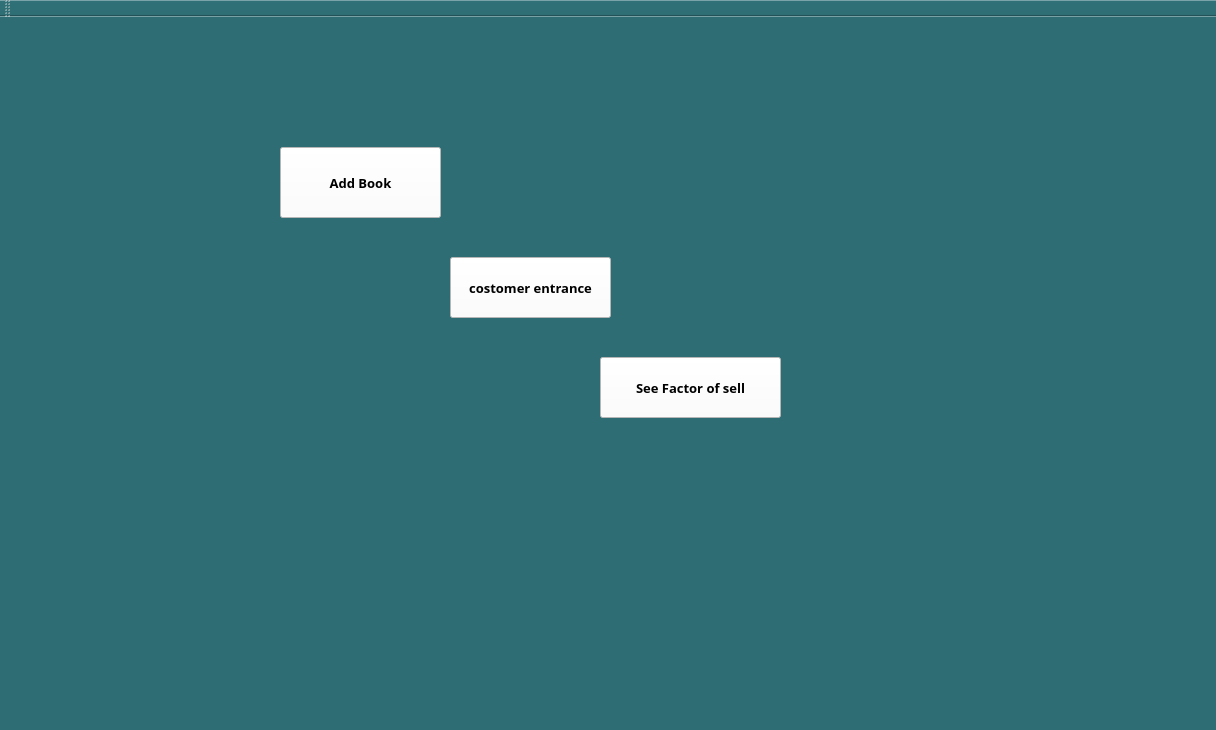
<?xml version="1.0" encoding="UTF-8"?>
<ui version="4.0">
 <class>MainWindow</class>
 <widget class="QMainWindow" name="MainWindow">
  <property name="geometry">
   <rect>
    <x>0</x>
    <y>0</y>
    <width>1216</width>
    <height>730</height>
   </rect>
  </property>
  <property name="windowTitle">
   <string>MainWindow</string>
  </property>
  <property name="styleSheet">
   <string notr="true">background-color: rgb(46, 109, 116);




</string>
  </property>
  <widget class="QWidget" name="centralWidget">
   <widget class="QPushButton" name="pushButton">
    <property name="geometry">
     <rect>
      <x>450</x>
      <y>240</y>
      <width>161</width>
      <height>61</height>
     </rect>
    </property>
    <property name="palette">
     <palette>
      <active>
       <colorrole role="WindowText">
        <brush brushstyle="SolidPattern">
         <color alpha="255">
          <red>0</red>
          <green>0</green>
          <blue>0</blue>
         </color>
        </brush>
       </colorrole>
       <colorrole role="Button">
        <brush brushstyle="SolidPattern">
         <color alpha="255">
          <red>255</red>
          <green>255</green>
          <blue>255</blue>
         </color>
        </brush>
       </colorrole>
       <colorrole role="Text">
        <brush brushstyle="SolidPattern">
         <color alpha="255">
          <red>0</red>
          <green>0</green>
          <blue>0</blue>
         </color>
        </brush>
       </colorrole>
       <colorrole role="ButtonText">
        <brush brushstyle="SolidPattern">
         <color alpha="255">
          <red>0</red>
          <green>0</green>
          <blue>0</blue>
         </color>
        </brush>
       </colorrole>
       <colorrole role="Base">
        <brush brushstyle="SolidPattern">
         <color alpha="255">
          <red>255</red>
          <green>255</green>
          <blue>255</blue>
         </color>
        </brush>
       </colorrole>
       <colorrole role="Window">
        <brush brushstyle="SolidPattern">
         <color alpha="255">
          <red>255</red>
          <green>255</green>
          <blue>255</blue>
         </color>
        </brush>
       </colorrole>
      </active>
      <inactive>
       <colorrole role="WindowText">
        <brush brushstyle="SolidPattern">
         <color alpha="255">
          <red>0</red>
          <green>0</green>
          <blue>0</blue>
         </color>
        </brush>
       </colorrole>
       <colorrole role="Button">
        <brush brushstyle="SolidPattern">
         <color alpha="255">
          <red>255</red>
          <green>255</green>
          <blue>255</blue>
         </color>
        </brush>
       </colorrole>
       <colorrole role="Text">
        <brush brushstyle="SolidPattern">
         <color alpha="255">
          <red>0</red>
          <green>0</green>
          <blue>0</blue>
         </color>
        </brush>
       </colorrole>
       <colorrole role="ButtonText">
        <brush brushstyle="SolidPattern">
         <color alpha="255">
          <red>0</red>
          <green>0</green>
          <blue>0</blue>
         </color>
        </brush>
       </colorrole>
       <colorrole role="Base">
        <brush brushstyle="SolidPattern">
         <color alpha="255">
          <red>255</red>
          <green>255</green>
          <blue>255</blue>
         </color>
        </brush>
       </colorrole>
       <colorrole role="Window">
        <brush brushstyle="SolidPattern">
         <color alpha="255">
          <red>255</red>
          <green>255</green>
          <blue>255</blue>
         </color>
        </brush>
       </colorrole>
      </inactive>
      <disabled>
       <colorrole role="WindowText">
        <brush brushstyle="SolidPattern">
         <color alpha="255">
          <red>0</red>
          <green>0</green>
          <blue>0</blue>
         </color>
        </brush>
       </colorrole>
       <colorrole role="Button">
        <brush brushstyle="SolidPattern">
         <color alpha="255">
          <red>255</red>
          <green>255</green>
          <blue>255</blue>
         </color>
        </brush>
       </colorrole>
       <colorrole role="Text">
        <brush brushstyle="SolidPattern">
         <color alpha="255">
          <red>0</red>
          <green>0</green>
          <blue>0</blue>
         </color>
        </brush>
       </colorrole>
       <colorrole role="ButtonText">
        <brush brushstyle="SolidPattern">
         <color alpha="255">
          <red>0</red>
          <green>0</green>
          <blue>0</blue>
         </color>
        </brush>
       </colorrole>
       <colorrole role="Base">
        <brush brushstyle="SolidPattern">
         <color alpha="255">
          <red>255</red>
          <green>255</green>
          <blue>255</blue>
         </color>
        </brush>
       </colorrole>
       <colorrole role="Window">
        <brush brushstyle="SolidPattern">
         <color alpha="255">
          <red>255</red>
          <green>255</green>
          <blue>255</blue>
         </color>
        </brush>
       </colorrole>
      </disabled>
     </palette>
    </property>
    <property name="font">
     <font>
      <family>Agency FB</family>
      <pointsize>10</pointsize>
      <weight>75</weight>
      <bold>true</bold>
     </font>
    </property>
    <property name="styleSheet">
     <string notr="true">background-color: rgb(255, 255, 255);
color: rgb(0, 0, 0);</string>
    </property>
    <property name="text">
     <string>costomer entrance</string>
    </property>
   </widget>
   <widget class="QPushButton" name="addbook">
    <property name="geometry">
     <rect>
      <x>280</x>
      <y>130</y>
      <width>161</width>
      <height>71</height>
     </rect>
    </property>
    <property name="palette">
     <palette>
      <active>
       <colorrole role="WindowText">
        <brush brushstyle="SolidPattern">
         <color alpha="255">
          <red>0</red>
          <green>0</green>
          <blue>0</blue>
         </color>
        </brush>
       </colorrole>
       <colorrole role="Button">
        <brush brushstyle="SolidPattern">
         <color alpha="255">
          <red>255</red>
          <green>255</green>
          <blue>255</blue>
         </color>
        </brush>
       </colorrole>
       <colorrole role="Text">
        <brush brushstyle="SolidPattern">
         <color alpha="255">
          <red>0</red>
          <green>0</green>
          <blue>0</blue>
         </color>
        </brush>
       </colorrole>
       <colorrole role="ButtonText">
        <brush brushstyle="SolidPattern">
         <color alpha="255">
          <red>0</red>
          <green>0</green>
          <blue>0</blue>
         </color>
        </brush>
       </colorrole>
       <colorrole role="Base">
        <brush brushstyle="SolidPattern">
         <color alpha="255">
          <red>255</red>
          <green>255</green>
          <blue>255</blue>
         </color>
        </brush>
       </colorrole>
       <colorrole role="Window">
        <brush brushstyle="SolidPattern">
         <color alpha="255">
          <red>255</red>
          <green>255</green>
          <blue>255</blue>
         </color>
        </brush>
       </colorrole>
      </active>
      <inactive>
       <colorrole role="WindowText">
        <brush brushstyle="SolidPattern">
         <color alpha="255">
          <red>0</red>
          <green>0</green>
          <blue>0</blue>
         </color>
        </brush>
       </colorrole>
       <colorrole role="Button">
        <brush brushstyle="SolidPattern">
         <color alpha="255">
          <red>255</red>
          <green>255</green>
          <blue>255</blue>
         </color>
        </brush>
       </colorrole>
       <colorrole role="Text">
        <brush brushstyle="SolidPattern">
         <color alpha="255">
          <red>0</red>
          <green>0</green>
          <blue>0</blue>
         </color>
        </brush>
       </colorrole>
       <colorrole role="ButtonText">
        <brush brushstyle="SolidPattern">
         <color alpha="255">
          <red>0</red>
          <green>0</green>
          <blue>0</blue>
         </color>
        </brush>
       </colorrole>
       <colorrole role="Base">
        <brush brushstyle="SolidPattern">
         <color alpha="255">
          <red>255</red>
          <green>255</green>
          <blue>255</blue>
         </color>
        </brush>
       </colorrole>
       <colorrole role="Window">
        <brush brushstyle="SolidPattern">
         <color alpha="255">
          <red>255</red>
          <green>255</green>
          <blue>255</blue>
         </color>
        </brush>
       </colorrole>
      </inactive>
      <disabled>
       <colorrole role="WindowText">
        <brush brushstyle="SolidPattern">
         <color alpha="255">
          <red>0</red>
          <green>0</green>
          <blue>0</blue>
         </color>
        </brush>
       </colorrole>
       <colorrole role="Button">
        <brush brushstyle="SolidPattern">
         <color alpha="255">
          <red>255</red>
          <green>255</green>
          <blue>255</blue>
         </color>
        </brush>
       </colorrole>
       <colorrole role="Text">
        <brush brushstyle="SolidPattern">
         <color alpha="255">
          <red>0</red>
          <green>0</green>
          <blue>0</blue>
         </color>
        </brush>
       </colorrole>
       <colorrole role="ButtonText">
        <brush brushstyle="SolidPattern">
         <color alpha="255">
          <red>0</red>
          <green>0</green>
          <blue>0</blue>
         </color>
        </brush>
       </colorrole>
       <colorrole role="Base">
        <brush brushstyle="SolidPattern">
         <color alpha="255">
          <red>255</red>
          <green>255</green>
          <blue>255</blue>
         </color>
        </brush>
       </colorrole>
       <colorrole role="Window">
        <brush brushstyle="SolidPattern">
         <color alpha="255">
          <red>255</red>
          <green>255</green>
          <blue>255</blue>
         </color>
        </brush>
       </colorrole>
      </disabled>
     </palette>
    </property>
    <property name="font">
     <font>
      <family>Agency FB</family>
      <pointsize>10</pointsize>
      <weight>75</weight>
      <bold>true</bold>
     </font>
    </property>
    <property name="styleSheet">
     <string notr="true">background-color: rgb(255, 255, 255);
color: rgb(0, 0, 0);

</string>
    </property>
    <property name="text">
     <string>Add Book</string>
    </property>
   </widget>
   <widget class="QPushButton" name="factor">
    <property name="geometry">
     <rect>
      <x>600</x>
      <y>340</y>
      <width>181</width>
      <height>61</height>
     </rect>
    </property>
    <property name="palette">
     <palette>
      <active>
       <colorrole role="WindowText">
        <brush brushstyle="SolidPattern">
         <color alpha="255">
          <red>0</red>
          <green>0</green>
          <blue>0</blue>
         </color>
        </brush>
       </colorrole>
       <colorrole role="Button">
        <brush brushstyle="SolidPattern">
         <color alpha="255">
          <red>255</red>
          <green>255</green>
          <blue>255</blue>
         </color>
        </brush>
       </colorrole>
       <colorrole role="Text">
        <brush brushstyle="SolidPattern">
         <color alpha="255">
          <red>0</red>
          <green>0</green>
          <blue>0</blue>
         </color>
        </brush>
       </colorrole>
       <colorrole role="ButtonText">
        <brush brushstyle="SolidPattern">
         <color alpha="255">
          <red>0</red>
          <green>0</green>
          <blue>0</blue>
         </color>
        </brush>
       </colorrole>
       <colorrole role="Base">
        <brush brushstyle="SolidPattern">
         <color alpha="255">
          <red>255</red>
          <green>255</green>
          <blue>255</blue>
         </color>
        </brush>
       </colorrole>
       <colorrole role="Window">
        <brush brushstyle="SolidPattern">
         <color alpha="255">
          <red>255</red>
          <green>255</green>
          <blue>255</blue>
         </color>
        </brush>
       </colorrole>
      </active>
      <inactive>
       <colorrole role="WindowText">
        <brush brushstyle="SolidPattern">
         <color alpha="255">
          <red>0</red>
          <green>0</green>
          <blue>0</blue>
         </color>
        </brush>
       </colorrole>
       <colorrole role="Button">
        <brush brushstyle="SolidPattern">
         <color alpha="255">
          <red>255</red>
          <green>255</green>
          <blue>255</blue>
         </color>
        </brush>
       </colorrole>
       <colorrole role="Text">
        <brush brushstyle="SolidPattern">
         <color alpha="255">
          <red>0</red>
          <green>0</green>
          <blue>0</blue>
         </color>
        </brush>
       </colorrole>
       <colorrole role="ButtonText">
        <brush brushstyle="SolidPattern">
         <color alpha="255">
          <red>0</red>
          <green>0</green>
          <blue>0</blue>
         </color>
        </brush>
       </colorrole>
       <colorrole role="Base">
        <brush brushstyle="SolidPattern">
         <color alpha="255">
          <red>255</red>
          <green>255</green>
          <blue>255</blue>
         </color>
        </brush>
       </colorrole>
       <colorrole role="Window">
        <brush brushstyle="SolidPattern">
         <color alpha="255">
          <red>255</red>
          <green>255</green>
          <blue>255</blue>
         </color>
        </brush>
       </colorrole>
      </inactive>
      <disabled>
       <colorrole role="WindowText">
        <brush brushstyle="SolidPattern">
         <color alpha="255">
          <red>0</red>
          <green>0</green>
          <blue>0</blue>
         </color>
        </brush>
       </colorrole>
       <colorrole role="Button">
        <brush brushstyle="SolidPattern">
         <color alpha="255">
          <red>255</red>
          <green>255</green>
          <blue>255</blue>
         </color>
        </brush>
       </colorrole>
       <colorrole role="Text">
        <brush brushstyle="SolidPattern">
         <color alpha="255">
          <red>0</red>
          <green>0</green>
          <blue>0</blue>
         </color>
        </brush>
       </colorrole>
       <colorrole role="ButtonText">
        <brush brushstyle="SolidPattern">
         <color alpha="255">
          <red>0</red>
          <green>0</green>
          <blue>0</blue>
         </color>
        </brush>
       </colorrole>
       <colorrole role="Base">
        <brush brushstyle="SolidPattern">
         <color alpha="255">
          <red>255</red>
          <green>255</green>
          <blue>255</blue>
         </color>
        </brush>
       </colorrole>
       <colorrole role="Window">
        <brush brushstyle="SolidPattern">
         <color alpha="255">
          <red>255</red>
          <green>255</green>
          <blue>255</blue>
         </color>
        </brush>
       </colorrole>
      </disabled>
     </palette>
    </property>
    <property name="font">
     <font>
      <family>Agency FB</family>
      <pointsize>10</pointsize>
      <weight>75</weight>
      <bold>true</bold>
     </font>
    </property>
    <property name="styleSheet">
     <string notr="true">background-color: rgb(0, 0, 0);
background-color: rgb(255, 255, 255);
color: rgb(0, 0, 0);</string>
    </property>
    <property name="text">
     <string>See Factor of sell</string>
    </property>
   </widget>
  </widget>
  <widget class="QMenuBar" name="menuBar">
   <property name="geometry">
    <rect>
     <x>0</x>
     <y>0</y>
     <width>1216</width>
     <height>26</height>
    </rect>
   </property>
  </widget>
  <widget class="QToolBar" name="mainToolBar">
   <attribute name="toolBarArea">
    <enum>TopToolBarArea</enum>
   </attribute>
   <attribute name="toolBarBreak">
    <bool>false</bool>
   </attribute>
  </widget>
  <widget class="QStatusBar" name="statusBar"/>
 </widget>
 <layoutdefault spacing="6" margin="11"/>
 <resources/>
 <connections/>
</ui>
